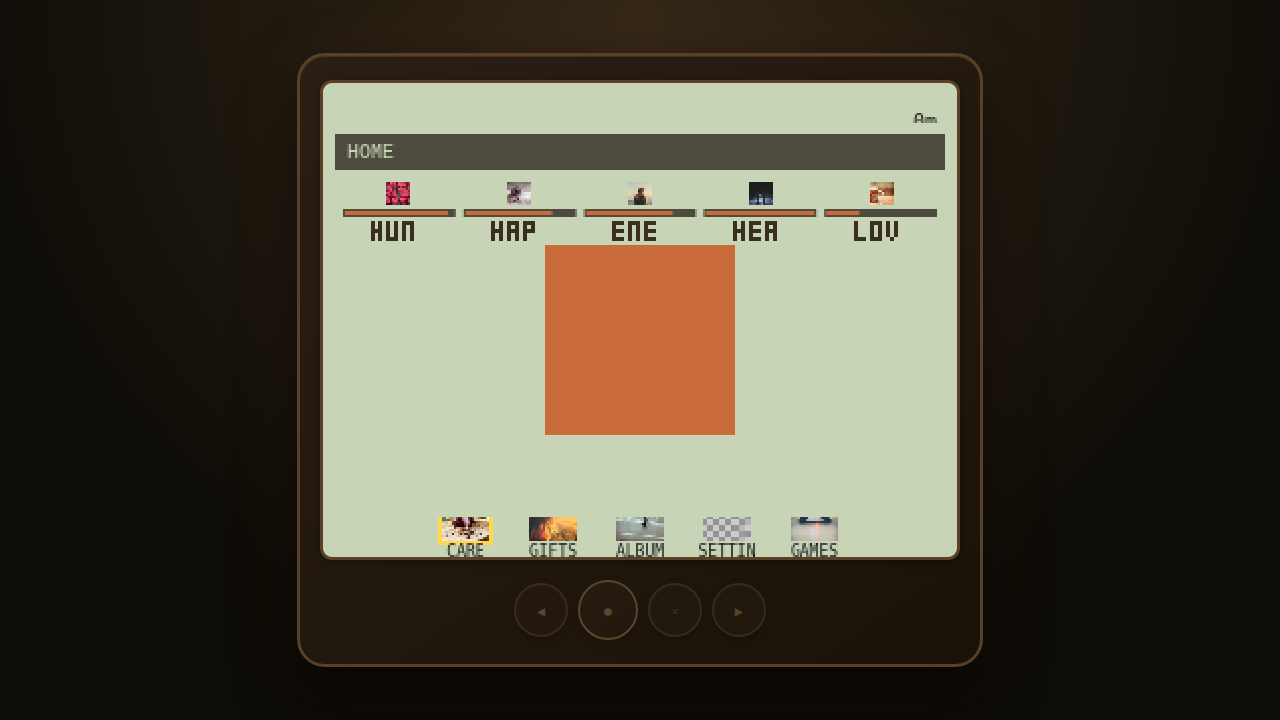
#> input picture verification/home.png, 1280 x 720 px
$ python remove_background.py ../verification/home.png ../verification/settings.png
#> lines starting #> are read from the running program, lines starting #| are printed output that depends on the picture
from PIL import Image
import sys
import os

def remove_background(image_path, output_path, tolerance=30):
#> called with image_path = '../verification/home.png', output_path = '../verification/settings.png', tolerance = 30
    try:
        img = Image.open(image_path).convert("RGBA")
        datas = img.getdata()

        width, height = img.size
#> width = 1280; height = 720
        # Process image in 40x40 chunks
        grid_size = 40
        pixels = img.load()

        for frame_idx in range(width // grid_size):
            offset_x = frame_idx * grid_size
            bg_color = pixels[offset_x, 0] # Top-left of the frame
            print(f"Frame {frame_idx} bg detected: {bg_color}")

            for y in range(height): # Assumes 1 row or handle height
                for x in range(offset_x, offset_x + grid_size):
                    if x >= width: break
                    r, g, b, a = pixels[x, y]
                    if (abs(r - bg_color[0]) <= tolerance and
                        abs(g - bg_color[1]) <= tolerance and
                        abs(b - bg_color[2]) <= tolerance):
                        pixels[x, y] = (0, 0, 0, 0)
#> this loop made 32 passes
#> bg_color on passes 1 to 12: (16, 14, 8, 255), (19, 16, 9, 255), (21, 17, 10, 255), (23, 19, 11, 255), (25, 20, 12, 255), (27, 22, 13, 255), (30, 24, 14, 255), (32, 25, 15, 255), (33, 26, 15, 255), (36, 28, 16, 255), (39, 29, 17, 255), (41, 31, 18, 255)
#| Frame 0 bg detected: (16, 14, 8, 255)
#| Frame 1 bg detected: (19, 16, 9, 255)
#| Frame 2 bg detected: (21, 17, 10, 255)
#| Frame 3 bg detected: (23, 19, 11, 255)
#| Frame 4 bg detected: (25, 20, 12, 255)
#| Frame 5 bg detected: (27, 22, 13, 255)
#| Frame 6 bg detected: (30, 24, 14, 255)
#| Frame 7 bg detected: (32, 25, 15, 255)
#> (further printed lines are left out)

        img.save(output_path, "PNG")
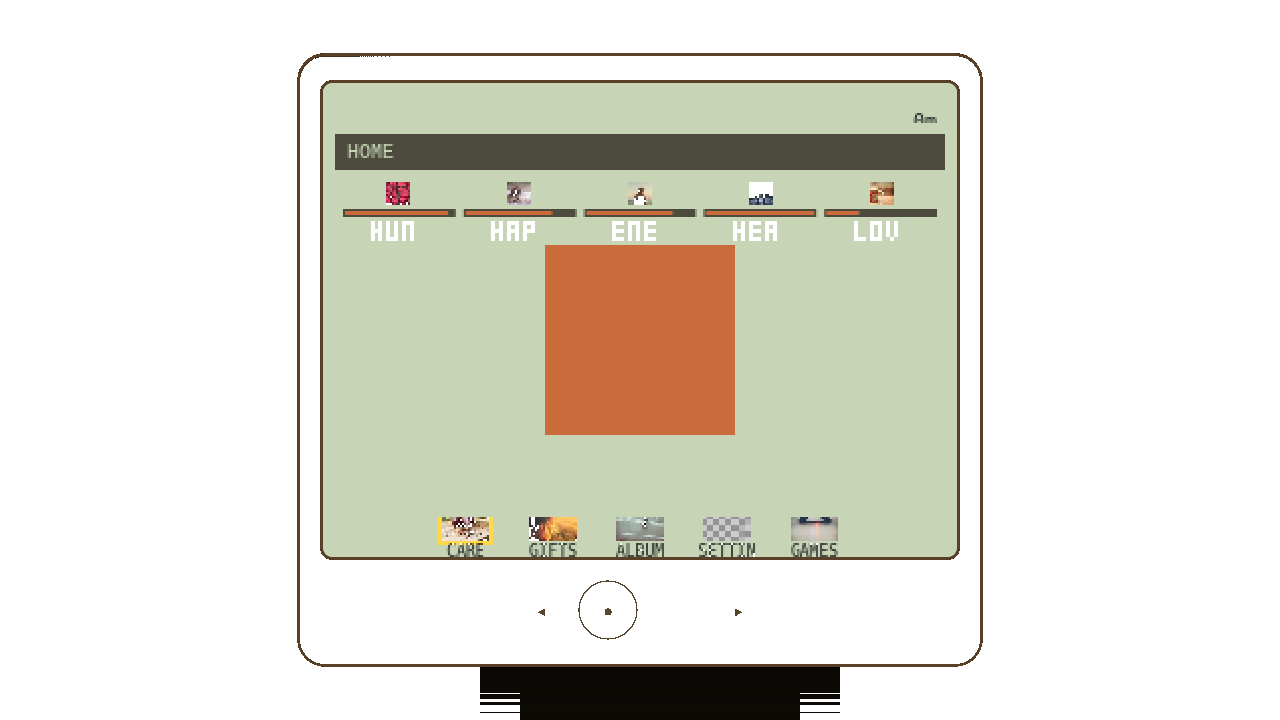
#> saved as settings.png: PIL image 1280x720 RGBA; mean R, G, B, A 62.2, 61.1, 50.5, 91.1; transparent parts drawn white
        print(f"Saved transparent image to {output_path}")

    except Exception as e:
        print(f"Error: {e}")

if __name__ == "__main__":
    if len(sys.argv) < 3:
        print("Usage: python remove_background.py <input_path> <output_path>")
    else:
        remove_background(sys.argv[1], sys.argv[2])
